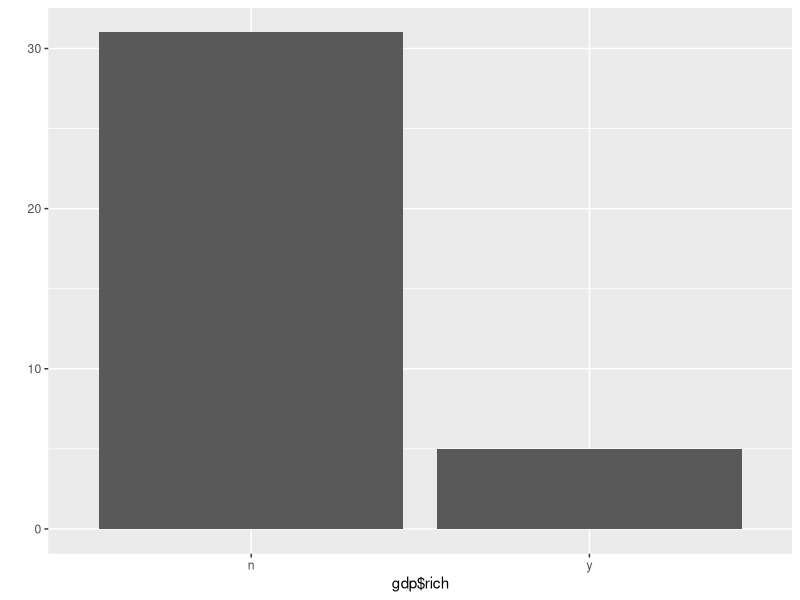

This figure's R source:
library(readxl)
gdp <- read_excel("gdp.xlsx")
(gdp$y2017+gdp$y2018) / 2

gdp$avg <- (gdp$y2017+gdp$y2018) / 2
View(gdp)

avg <- (gdp$y2017+gdp$y2018) / 2

ifelse(gdp$avg >= 50000, 1, 0)
ifelse(gdp$avg >= 50000, "y", "n")

gdp$rich <- ifelse(gdp$avg >= 50000, "y", "n")
gdp

View(gdp)

library(ggplot2)
qplot(gdp$rich)

table(gdp$rich)
